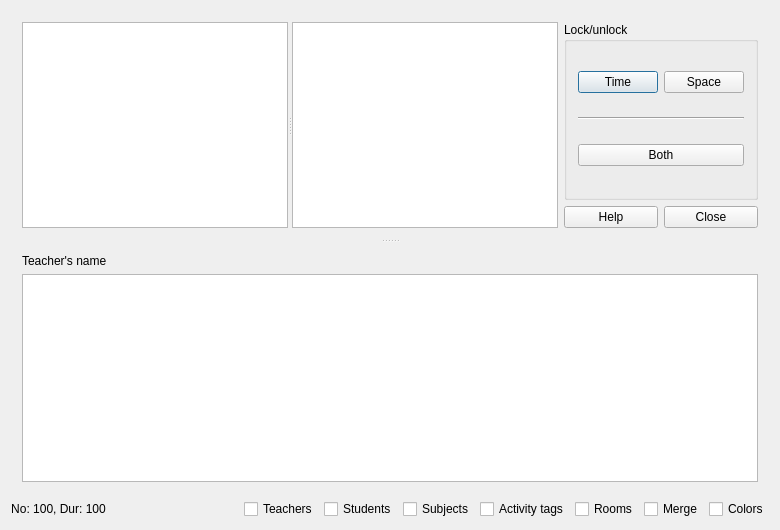
<?xml version="1.0" encoding="UTF-8"?>
<ui version="4.0">
 <class>TimetableViewTeachersDaysVerticalForm_template</class>
 <widget class="QDialog" name="TimetableViewTeachersDaysVerticalForm_template">
  <property name="geometry">
   <rect>
    <x>0</x>
    <y>0</y>
    <width>780</width>
    <height>530</height>
   </rect>
  </property>
  <property name="windowTitle">
   <string extracomment="Title of dialog to view the teachers timetable">View teachers days vertical timetable</string>
  </property>
  <layout class="QGridLayout" name="gridLayout_2">
   <item row="0" column="0">
    <widget class="QSplitter" name="horizontalSplitter">
     <property name="orientation">
      <enum>Qt::Orientation::Vertical</enum>
     </property>
     <widget class="QWidget" name="layoutWidget">
      <layout class="QHBoxLayout" name="horizontalLayout_3">
       <item>
        <widget class="QSplitter" name="verticalSplitter">
         <property name="orientation">
          <enum>Qt::Orientation::Horizontal</enum>
         </property>
         <widget class="QListWidget" name="teachersListWidget"/>
         <widget class="QPlainTextEdit" name="detailsTextEdit"/>
        </widget>
       </item>
       <item>
        <layout class="QVBoxLayout" name="verticalLayout_2">
         <item>
          <widget class="QGroupBox" name="groupBox">
           <property name="title">
            <string extracomment="This is a group box for locking/unlocking buttons">Lock/unlock</string>
           </property>
           <layout class="QGridLayout" name="gridLayout">
            <item row="0" column="0">
             <layout class="QHBoxLayout" name="horizontalLayout">
              <item>
               <widget class="QPushButton" name="lockTimePushButton">
                <property name="text">
                 <string extracomment="This is a button in a timetable view dialog (There are 3 buttons in total, user can toggle locked/unlocked time, space or both).">Time</string>
                </property>
               </widget>
              </item>
              <item>
               <widget class="QPushButton" name="lockSpacePushButton">
                <property name="text">
                 <string extracomment="This is a button in a timetable view dialog (There are 3 buttons in total, user can toggle locked/unlocked time, space or both).">Space</string>
                </property>
               </widget>
              </item>
             </layout>
            </item>
            <item row="2" column="0">
             <widget class="QPushButton" name="lockTimeSpacePushButton">
              <property name="text">
               <string extracomment="This is a button in a timetable view dialog (There are 3 buttons in total, user can toggle locked/unlocked time, space or both).">Both</string>
              </property>
              <property name="shortcut">
               <string/>
              </property>
             </widget>
            </item>
            <item row="1" column="0">
             <widget class="Line" name="line">
              <property name="orientation">
               <enum>Qt::Orientation::Horizontal</enum>
              </property>
             </widget>
            </item>
           </layout>
          </widget>
         </item>
         <item>
          <layout class="QHBoxLayout" name="horizontalLayout_2">
           <item>
            <widget class="QPushButton" name="helpPushButton">
             <property name="text">
              <string>Help</string>
             </property>
            </widget>
           </item>
           <item>
            <widget class="QPushButton" name="closePushButton">
             <property name="text">
              <string>Close</string>
             </property>
            </widget>
           </item>
          </layout>
         </item>
        </layout>
       </item>
      </layout>
     </widget>
     <widget class="QWidget" name="layoutWidget2">
      <layout class="QVBoxLayout" name="verticalLayout">
       <item>
        <widget class="QLabel" name="teacherNameTextLabel">
         <property name="sizePolicy">
          <sizepolicy hsizetype="Minimum" vsizetype="Minimum">
           <horstretch>0</horstretch>
           <verstretch>0</verstretch>
          </sizepolicy>
         </property>
         <property name="text">
          <string>Teacher's name</string>
         </property>
         <property name="wordWrap">
          <bool>true</bool>
         </property>
        </widget>
       </item>
       <item>
        <widget class="QTableWidget" name="teachersTimetableTable"/>
       </item>
      </layout>
     </widget>
    </widget>
   </item>
   <item row="1" column="0">
    <layout class="QHBoxLayout" name="horizontalLayout_4">
     <item>
      <widget class="QLabel" name="numberAndDurationTextLabel">
       <property name="text">
        <string notr="true">No: 100, Dur: 100</string>
       </property>
       <property name="alignment">
        <set>Qt::AlignmentFlag::AlignCenter</set>
       </property>
       <property name="wordWrap">
        <bool>false</bool>
       </property>
      </widget>
     </item>
     <item>
      <spacer name="horizontalSpacer">
       <property name="orientation">
        <enum>Qt::Orientation::Horizontal</enum>
       </property>
       <property name="sizeHint" stdset="0">
        <size>
         <width>40</width>
         <height>20</height>
        </size>
       </property>
      </spacer>
     </item>
     <item>
      <widget class="QCheckBox" name="teachersCheckBox">
       <property name="text">
        <string>Teachers</string>
       </property>
      </widget>
     </item>
     <item>
      <widget class="QCheckBox" name="studentsCheckBox">
       <property name="text">
        <string>Students</string>
       </property>
      </widget>
     </item>
     <item>
      <widget class="QCheckBox" name="subjectsCheckBox">
       <property name="text">
        <string>Subjects</string>
       </property>
      </widget>
     </item>
     <item>
      <widget class="QCheckBox" name="activityTagsCheckBox">
       <property name="text">
        <string>Activity tags</string>
       </property>
      </widget>
     </item>
     <item>
      <widget class="QCheckBox" name="roomsCheckBox">
       <property name="text">
        <string>Rooms</string>
       </property>
      </widget>
     </item>
     <item>
      <widget class="QCheckBox" name="spanCheckBox">
       <property name="text">
        <string extracomment="It means that the cells for the same activity will be merged.">Merge</string>
       </property>
      </widget>
     </item>
     <item>
      <widget class="QCheckBox" name="colorsCheckBox">
       <property name="text">
        <string extracomment="It means to use colors in the timetable view.">Colors</string>
       </property>
      </widget>
     </item>
    </layout>
   </item>
  </layout>
 </widget>
 <layoutdefault spacing="6" margin="11"/>
 <resources/>
 <connections/>
</ui>
